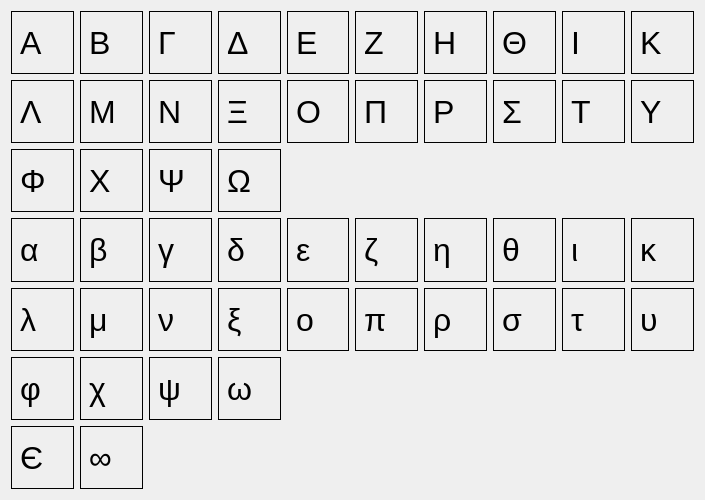
<?xml version="1.0" encoding="UTF-8"?>
<ui version="4.0">
 <class>GreekAlphabetDialog</class>
 <widget class="QDialog" name="GreekAlphabetDialog">
  <property name="geometry">
   <rect>
    <x>0</x>
    <y>0</y>
    <width>705</width>
    <height>500</height>
   </rect>
  </property>
  <property name="sizePolicy">
   <sizepolicy hsizetype="Fixed" vsizetype="Fixed">
    <horstretch>0</horstretch>
    <verstretch>0</verstretch>
   </sizepolicy>
  </property>
  <property name="windowTitle">
   <string>Greek Alphabet</string>
  </property>
  <layout class="QGridLayout" name="gridLayout">
   <item row="4" column="5">
    <widget class="QLabel" name="label_ga_44">
     <property name="font">
      <font>
       <pointsize>24</pointsize>
      </font>
     </property>
     <property name="frameShape">
      <enum>QFrame::Panel</enum>
     </property>
     <property name="text">
      <string>π</string>
     </property>
    </widget>
   </item>
   <item row="4" column="4">
    <widget class="QLabel" name="label_ga_32">
     <property name="font">
      <font>
       <pointsize>24</pointsize>
      </font>
     </property>
     <property name="frameShape">
      <enum>QFrame::Panel</enum>
     </property>
     <property name="text">
      <string>ο</string>
     </property>
    </widget>
   </item>
   <item row="6" column="0">
    <widget class="QLabel" name="label_ga_49">
     <property name="font">
      <font>
       <pointsize>24</pointsize>
      </font>
     </property>
     <property name="frameShape">
      <enum>QFrame::Panel</enum>
     </property>
     <property name="text">
      <string>Є</string>
     </property>
    </widget>
   </item>
   <item row="5" column="0">
    <widget class="QLabel" name="label_ga_31">
     <property name="font">
      <font>
       <pointsize>24</pointsize>
      </font>
     </property>
     <property name="frameShape">
      <enum>QFrame::Panel</enum>
     </property>
     <property name="text">
      <string>φ</string>
     </property>
    </widget>
   </item>
   <item row="6" column="1">
    <widget class="QLabel" name="label_ga_50">
     <property name="font">
      <font>
       <pointsize>24</pointsize>
      </font>
     </property>
     <property name="frameShape">
      <enum>QFrame::Panel</enum>
     </property>
     <property name="text">
      <string>∞</string>
     </property>
    </widget>
   </item>
   <item row="5" column="1">
    <widget class="QLabel" name="label_ga_41">
     <property name="font">
      <font>
       <pointsize>24</pointsize>
      </font>
     </property>
     <property name="frameShape">
      <enum>QFrame::Panel</enum>
     </property>
     <property name="text">
      <string>χ</string>
     </property>
    </widget>
   </item>
   <item row="4" column="9">
    <widget class="QLabel" name="label_ga_29">
     <property name="font">
      <font>
       <pointsize>24</pointsize>
      </font>
     </property>
     <property name="frameShape">
      <enum>QFrame::Panel</enum>
     </property>
     <property name="text">
      <string>υ</string>
     </property>
    </widget>
   </item>
   <item row="5" column="2">
    <widget class="QLabel" name="label_ga_48">
     <property name="font">
      <font>
       <pointsize>24</pointsize>
      </font>
     </property>
     <property name="frameShape">
      <enum>QFrame::Panel</enum>
     </property>
     <property name="text">
      <string>ψ</string>
     </property>
    </widget>
   </item>
   <item row="4" column="8">
    <widget class="QLabel" name="label_ga_26">
     <property name="font">
      <font>
       <pointsize>24</pointsize>
      </font>
     </property>
     <property name="frameShape">
      <enum>QFrame::Panel</enum>
     </property>
     <property name="text">
      <string>τ</string>
     </property>
    </widget>
   </item>
   <item row="5" column="3">
    <widget class="QLabel" name="label_ga_38">
     <property name="font">
      <font>
       <pointsize>24</pointsize>
      </font>
     </property>
     <property name="frameShape">
      <enum>QFrame::Panel</enum>
     </property>
     <property name="text">
      <string>ω</string>
     </property>
    </widget>
   </item>
   <item row="4" column="6">
    <widget class="QLabel" name="label_ga_33">
     <property name="font">
      <font>
       <pointsize>24</pointsize>
      </font>
     </property>
     <property name="frameShape">
      <enum>QFrame::Panel</enum>
     </property>
     <property name="text">
      <string>ρ</string>
     </property>
    </widget>
   </item>
   <item row="4" column="7">
    <widget class="QLabel" name="label_ga_36">
     <property name="font">
      <font>
       <pointsize>24</pointsize>
      </font>
     </property>
     <property name="frameShape">
      <enum>QFrame::Panel</enum>
     </property>
     <property name="text">
      <string>σ</string>
     </property>
    </widget>
   </item>
   <item row="1" column="3">
    <widget class="QLabel" name="label_ga_14">
     <property name="font">
      <font>
       <pointsize>24</pointsize>
      </font>
     </property>
     <property name="frameShape">
      <enum>QFrame::Panel</enum>
     </property>
     <property name="text">
      <string>Ξ</string>
     </property>
    </widget>
   </item>
   <item row="0" column="6">
    <widget class="QLabel" name="label_ga_7">
     <property name="font">
      <font>
       <pointsize>24</pointsize>
      </font>
     </property>
     <property name="frameShape">
      <enum>QFrame::Panel</enum>
     </property>
     <property name="text">
      <string>Η</string>
     </property>
    </widget>
   </item>
   <item row="1" column="4">
    <widget class="QLabel" name="label_ga_15">
     <property name="font">
      <font>
       <pointsize>24</pointsize>
      </font>
     </property>
     <property name="frameShape">
      <enum>QFrame::Panel</enum>
     </property>
     <property name="text">
      <string>Ο</string>
     </property>
    </widget>
   </item>
   <item row="1" column="5">
    <widget class="QLabel" name="label_ga_16">
     <property name="font">
      <font>
       <pointsize>24</pointsize>
      </font>
     </property>
     <property name="frameShape">
      <enum>QFrame::Panel</enum>
     </property>
     <property name="text">
      <string>Π</string>
     </property>
    </widget>
   </item>
   <item row="1" column="6">
    <widget class="QLabel" name="label_ga_17">
     <property name="font">
      <font>
       <pointsize>24</pointsize>
      </font>
     </property>
     <property name="frameShape">
      <enum>QFrame::Panel</enum>
     </property>
     <property name="text">
      <string>Ρ</string>
     </property>
    </widget>
   </item>
   <item row="1" column="7">
    <widget class="QLabel" name="label_ga_18">
     <property name="font">
      <font>
       <pointsize>24</pointsize>
      </font>
     </property>
     <property name="frameShape">
      <enum>QFrame::Panel</enum>
     </property>
     <property name="text">
      <string>Σ</string>
     </property>
    </widget>
   </item>
   <item row="0" column="2">
    <widget class="QLabel" name="label_ga_3">
     <property name="font">
      <font>
       <pointsize>24</pointsize>
      </font>
     </property>
     <property name="frameShape">
      <enum>QFrame::Panel</enum>
     </property>
     <property name="text">
      <string>Γ</string>
     </property>
    </widget>
   </item>
   <item row="0" column="5">
    <widget class="QLabel" name="label_ga_6">
     <property name="font">
      <font>
       <pointsize>24</pointsize>
      </font>
     </property>
     <property name="frameShape">
      <enum>QFrame::Panel</enum>
     </property>
     <property name="text">
      <string>Ζ</string>
     </property>
    </widget>
   </item>
   <item row="0" column="7">
    <widget class="QLabel" name="label_ga_8">
     <property name="font">
      <font>
       <pointsize>24</pointsize>
      </font>
     </property>
     <property name="frameShape">
      <enum>QFrame::Panel</enum>
     </property>
     <property name="text">
      <string>Θ</string>
     </property>
    </widget>
   </item>
   <item row="0" column="8">
    <widget class="QLabel" name="label_ga_9">
     <property name="font">
      <font>
       <pointsize>24</pointsize>
      </font>
     </property>
     <property name="frameShape">
      <enum>QFrame::Panel</enum>
     </property>
     <property name="text">
      <string>Ι</string>
     </property>
    </widget>
   </item>
   <item row="0" column="0">
    <widget class="QLabel" name="label_ga_1">
     <property name="font">
      <font>
       <pointsize>24</pointsize>
      </font>
     </property>
     <property name="frameShape">
      <enum>QFrame::Panel</enum>
     </property>
     <property name="frameShadow">
      <enum>QFrame::Plain</enum>
     </property>
     <property name="lineWidth">
      <number>1</number>
     </property>
     <property name="midLineWidth">
      <number>0</number>
     </property>
     <property name="text">
      <string>Α</string>
     </property>
    </widget>
   </item>
   <item row="0" column="9">
    <widget class="QLabel" name="label_ga_10">
     <property name="font">
      <font>
       <pointsize>24</pointsize>
      </font>
     </property>
     <property name="frameShape">
      <enum>QFrame::Panel</enum>
     </property>
     <property name="text">
      <string>Κ</string>
     </property>
    </widget>
   </item>
   <item row="1" column="0">
    <widget class="QLabel" name="label_ga_11">
     <property name="font">
      <font>
       <pointsize>24</pointsize>
      </font>
     </property>
     <property name="frameShape">
      <enum>QFrame::Panel</enum>
     </property>
     <property name="text">
      <string>Λ</string>
     </property>
    </widget>
   </item>
   <item row="0" column="3">
    <widget class="QLabel" name="label_ga_4">
     <property name="font">
      <font>
       <pointsize>24</pointsize>
      </font>
     </property>
     <property name="frameShape">
      <enum>QFrame::Panel</enum>
     </property>
     <property name="text">
      <string>Δ</string>
     </property>
    </widget>
   </item>
   <item row="1" column="2">
    <widget class="QLabel" name="label_ga_13">
     <property name="font">
      <font>
       <pointsize>24</pointsize>
      </font>
     </property>
     <property name="frameShape">
      <enum>QFrame::Panel</enum>
     </property>
     <property name="text">
      <string>Ν</string>
     </property>
    </widget>
   </item>
   <item row="0" column="4">
    <widget class="QLabel" name="label_ga_5">
     <property name="font">
      <font>
       <pointsize>24</pointsize>
      </font>
     </property>
     <property name="frameShape">
      <enum>QFrame::Panel</enum>
     </property>
     <property name="text">
      <string>Ε</string>
     </property>
    </widget>
   </item>
   <item row="1" column="1">
    <widget class="QLabel" name="label_ga_12">
     <property name="font">
      <font>
       <pointsize>24</pointsize>
      </font>
     </property>
     <property name="frameShape">
      <enum>QFrame::Panel</enum>
     </property>
     <property name="text">
      <string>Μ</string>
     </property>
    </widget>
   </item>
   <item row="0" column="1">
    <widget class="QLabel" name="label_ga_2">
     <property name="font">
      <font>
       <pointsize>24</pointsize>
      </font>
     </property>
     <property name="frameShape">
      <enum>QFrame::Panel</enum>
     </property>
     <property name="text">
      <string>Β</string>
     </property>
    </widget>
   </item>
   <item row="4" column="3">
    <widget class="QLabel" name="label_ga_40">
     <property name="font">
      <font>
       <pointsize>24</pointsize>
      </font>
     </property>
     <property name="frameShape">
      <enum>QFrame::Panel</enum>
     </property>
     <property name="text">
      <string>ξ</string>
     </property>
    </widget>
   </item>
   <item row="4" column="2">
    <widget class="QLabel" name="label_ga_37">
     <property name="font">
      <font>
       <pointsize>24</pointsize>
      </font>
     </property>
     <property name="frameShape">
      <enum>QFrame::Panel</enum>
     </property>
     <property name="text">
      <string>ν</string>
     </property>
    </widget>
   </item>
   <item row="1" column="9">
    <widget class="QLabel" name="label_ga_20">
     <property name="font">
      <font>
       <pointsize>24</pointsize>
      </font>
     </property>
     <property name="frameShape">
      <enum>QFrame::Panel</enum>
     </property>
     <property name="text">
      <string>Υ</string>
     </property>
    </widget>
   </item>
   <item row="2" column="0">
    <widget class="QLabel" name="label_ga_21">
     <property name="font">
      <font>
       <pointsize>24</pointsize>
      </font>
     </property>
     <property name="frameShape">
      <enum>QFrame::Panel</enum>
     </property>
     <property name="text">
      <string>Φ</string>
     </property>
    </widget>
   </item>
   <item row="2" column="1">
    <widget class="QLabel" name="label_ga_22">
     <property name="font">
      <font>
       <pointsize>24</pointsize>
      </font>
     </property>
     <property name="frameShape">
      <enum>QFrame::Panel</enum>
     </property>
     <property name="text">
      <string>Χ</string>
     </property>
    </widget>
   </item>
   <item row="2" column="2">
    <widget class="QLabel" name="label_ga_23">
     <property name="font">
      <font>
       <pointsize>24</pointsize>
      </font>
     </property>
     <property name="frameShape">
      <enum>QFrame::Panel</enum>
     </property>
     <property name="text">
      <string>Ψ</string>
     </property>
    </widget>
   </item>
   <item row="2" column="3">
    <widget class="QLabel" name="label_ga_24">
     <property name="font">
      <font>
       <pointsize>24</pointsize>
      </font>
     </property>
     <property name="frameShape">
      <enum>QFrame::Panel</enum>
     </property>
     <property name="text">
      <string>Ω</string>
     </property>
    </widget>
   </item>
   <item row="3" column="0">
    <widget class="QLabel" name="label_ga_47">
     <property name="font">
      <font>
       <pointsize>24</pointsize>
      </font>
     </property>
     <property name="frameShape">
      <enum>QFrame::Panel</enum>
     </property>
     <property name="text">
      <string>α</string>
     </property>
    </widget>
   </item>
   <item row="3" column="1">
    <widget class="QLabel" name="label_ga_46">
     <property name="font">
      <font>
       <pointsize>24</pointsize>
      </font>
     </property>
     <property name="frameShape">
      <enum>QFrame::Panel</enum>
     </property>
     <property name="text">
      <string>β</string>
     </property>
    </widget>
   </item>
   <item row="3" column="2">
    <widget class="QLabel" name="label_ga_30">
     <property name="font">
      <font>
       <pointsize>24</pointsize>
      </font>
     </property>
     <property name="frameShape">
      <enum>QFrame::Panel</enum>
     </property>
     <property name="text">
      <string>γ</string>
     </property>
    </widget>
   </item>
   <item row="3" column="3">
    <widget class="QLabel" name="label_ga_39">
     <property name="font">
      <font>
       <pointsize>24</pointsize>
      </font>
     </property>
     <property name="frameShape">
      <enum>QFrame::Panel</enum>
     </property>
     <property name="text">
      <string>δ</string>
     </property>
    </widget>
   </item>
   <item row="1" column="8">
    <widget class="QLabel" name="label_ga_19">
     <property name="font">
      <font>
       <pointsize>24</pointsize>
      </font>
     </property>
     <property name="frameShape">
      <enum>QFrame::Panel</enum>
     </property>
     <property name="text">
      <string>Τ</string>
     </property>
    </widget>
   </item>
   <item row="3" column="4">
    <widget class="QLabel" name="label_ga_28">
     <property name="font">
      <font>
       <pointsize>24</pointsize>
      </font>
     </property>
     <property name="frameShape">
      <enum>QFrame::Panel</enum>
     </property>
     <property name="text">
      <string>ε</string>
     </property>
    </widget>
   </item>
   <item row="3" column="9">
    <widget class="QLabel" name="label_ga_34">
     <property name="font">
      <font>
       <pointsize>24</pointsize>
      </font>
     </property>
     <property name="frameShape">
      <enum>QFrame::Panel</enum>
     </property>
     <property name="text">
      <string>κ</string>
     </property>
    </widget>
   </item>
   <item row="3" column="7">
    <widget class="QLabel" name="label_ga_43">
     <property name="font">
      <font>
       <pointsize>24</pointsize>
      </font>
     </property>
     <property name="frameShape">
      <enum>QFrame::Panel</enum>
     </property>
     <property name="text">
      <string>θ</string>
     </property>
    </widget>
   </item>
   <item row="4" column="0">
    <widget class="QLabel" name="label_ga_45">
     <property name="font">
      <font>
       <pointsize>24</pointsize>
      </font>
     </property>
     <property name="frameShape">
      <enum>QFrame::Panel</enum>
     </property>
     <property name="text">
      <string>λ</string>
     </property>
    </widget>
   </item>
   <item row="3" column="6">
    <widget class="QLabel" name="label_ga_27">
     <property name="font">
      <font>
       <pointsize>24</pointsize>
      </font>
     </property>
     <property name="frameShape">
      <enum>QFrame::Panel</enum>
     </property>
     <property name="text">
      <string>η</string>
     </property>
    </widget>
   </item>
   <item row="3" column="8">
    <widget class="QLabel" name="label_ga_25">
     <property name="font">
      <font>
       <pointsize>24</pointsize>
      </font>
     </property>
     <property name="frameShape">
      <enum>QFrame::Panel</enum>
     </property>
     <property name="text">
      <string>ι</string>
     </property>
    </widget>
   </item>
   <item row="4" column="1">
    <widget class="QLabel" name="label_ga_42">
     <property name="font">
      <font>
       <pointsize>24</pointsize>
      </font>
     </property>
     <property name="frameShape">
      <enum>QFrame::Panel</enum>
     </property>
     <property name="text">
      <string>μ</string>
     </property>
    </widget>
   </item>
   <item row="3" column="5">
    <widget class="QLabel" name="label_ga_35">
     <property name="font">
      <font>
       <pointsize>24</pointsize>
      </font>
     </property>
     <property name="frameShape">
      <enum>QFrame::Panel</enum>
     </property>
     <property name="text">
      <string>ζ</string>
     </property>
    </widget>
   </item>
  </layout>
 </widget>
 <resources/>
 <connections/>
</ui>
